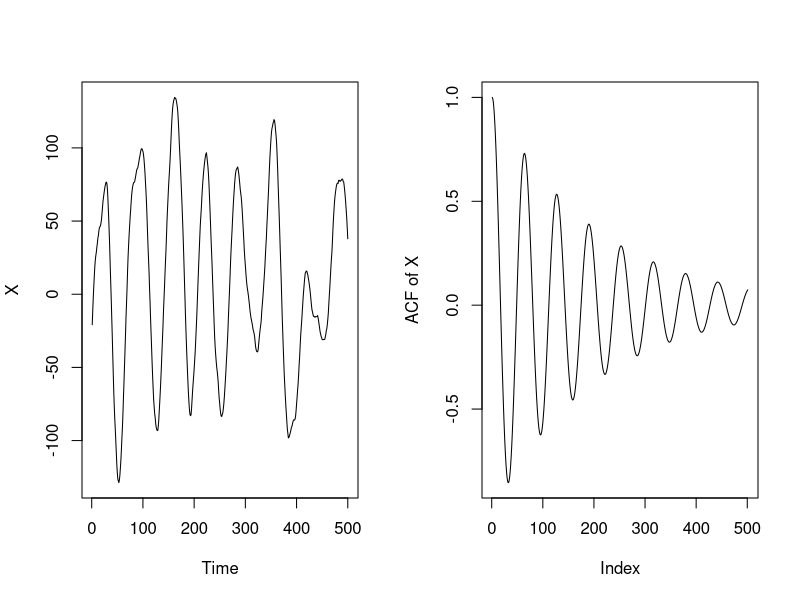

R code for this plot:
## ----setup,echo=F,results=F,cache=F--------------------------------------
myround<- function (x, digits = 1) {
  # taken from the broman package
  if (digits < 1) 
    stop("This is intended for the case digits >= 1.")
  if (length(digits) > 1) {
    digits <- digits[1]
    warning("Using only digits[1]")
  }
  tmp <- sprintf(paste("%.", digits, "f", sep = ""), x)
  zero <- paste0("0.", paste(rep("0", digits), collapse = ""))
  tmp[tmp == paste0("-", zero)] <- zero
  tmp
}

set.seed(2050320976)

options(
  keep.source=TRUE,
  encoding="UTF-8"
)



## ----root----------------------------------------------------------------
roots <- polyroot(c(1,2,2))
roots


## ----abs_roots-----------------------------------------------------------
abs(roots)


## ----reducibility--------------------------------------------------------
list(AR_roots=polyroot(c(1,-5/6,1/6)),
     MA_roots=polyroot(c(1,-1,1/4)))


## ----quasi_periodic_code,echo=T,eval=F-----------------------------------
## omega <- 0.1
## ar_coefs <- c(2/(1+omega^2), - 1/(1+omega^2))
## X <- arima.sim(list(ar=ar_coefs),n=500,sd=1)
## par(mfrow=c(1,2))
## plot(X)
## plot(ARMAacf(ar=ar_coefs,lag.max=500),type="l",ylab="ACF of X")


## ----quasi_periodic,echo=F,eval=T,out.width="12cm",fig.width=8,fig.height=3.5----
set.seed(8395200)
omega <- 0.1
ar_coefs <- c(2/(1+omega^2), - 1/(1+omega^2))
X <- arima.sim(list(ar=ar_coefs),n=500,sd=1)
par(mfrow=c(1,2))
plot(X)
plot(ARMAacf(ar=ar_coefs,lag.max=500),type="l",ylab="ACF of X")

